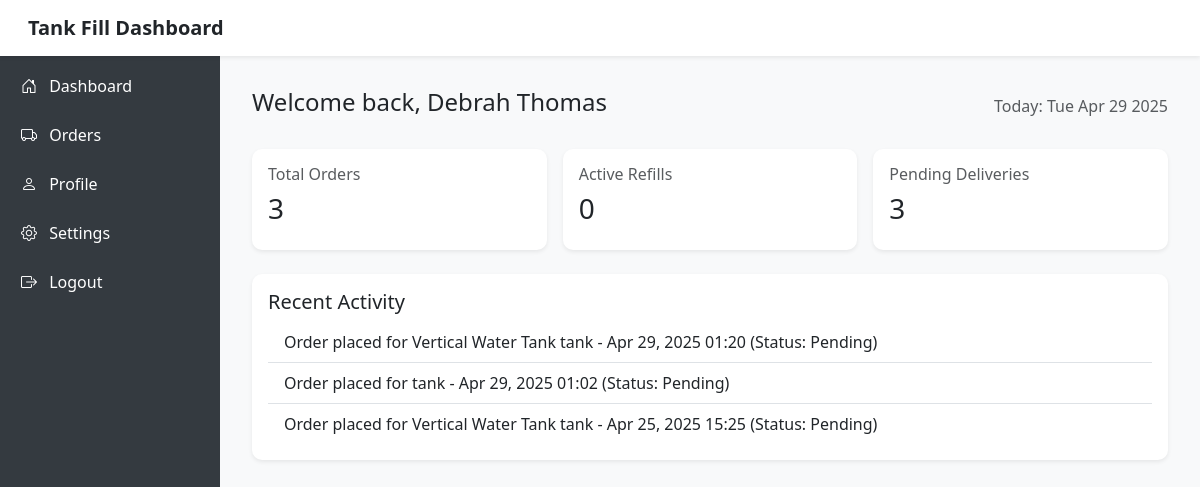
The page /customer_dashboard/ (signed in) on the database as committed earlier.
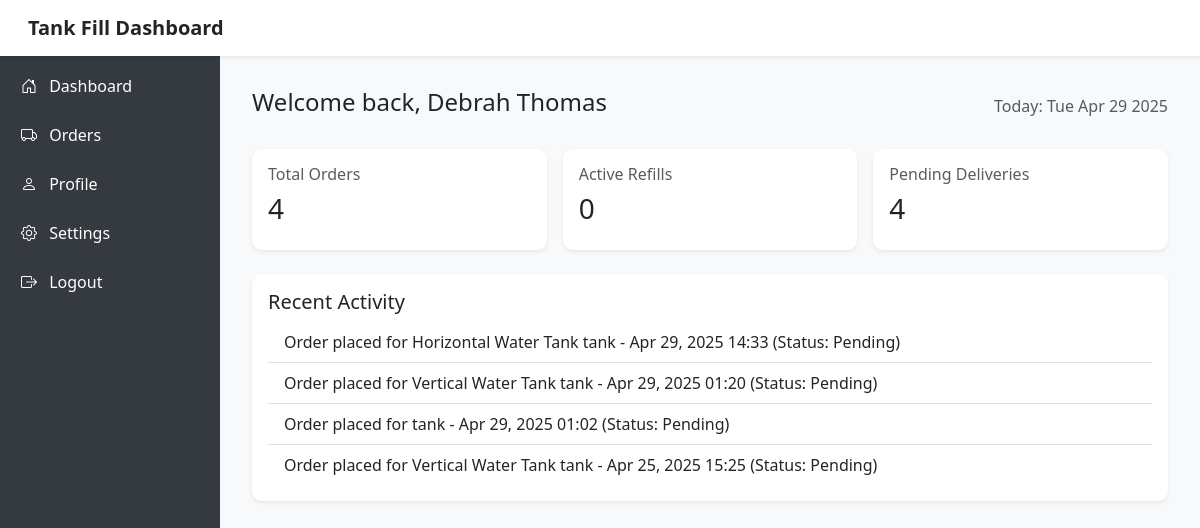
The same page on the database as committed later.
### authentication/models.py (models this page shows, shortened)
class Order(models.Model):
    order_id = UniqueIDField(primary_key=True, editable=False, unique=True)
    customer = models.ForeignKey(User, on_delete=models.CASCADE, related_name="orders", limit_choices_to={'is_customer': True})
    vendor = models.ForeignKey(Vendor, on_delete=models.CASCADE, related_name="orders")
    order_date = models.DateTimeField(auto_now_add=True)
    payment_method = models.CharField(max_length=100, choices=PAYMENT_METHODS)
    litres = models.CharField(max_length=100, null=True)
    tank_type = models.CharField(max_length=200, choices=TANK_CHOICES)
    status = models.CharField(
        max_length=20, choices=DELIVERY_STATUS, default='Pending'
    )
    is_complete = models.BooleanField(default=False)
    delivery_location = models.CharField(max_length=200, null=True, blank=True)

### authentication/views.py (the view)
# urls.py: path('customer_dashboard/', CustomerDashboard.as_view(), name='customer_dashboard'),
@method_decorator((login_required, customer_required), name='dispatch')
class CustomerDashboard(View):
    template_name = 'customer/customer_dashboard.html'
    def get(self, request,*args,**kwargs):
        orders = Order.objects.filter(customer=request.user).order_by('-order_date')
        completed_orders = orders.filter(is_complete=True)
        pending_orders = orders.filter(is_complete=False)
        active_refills = orders.filter(status='Delivered')
        context = {
            'orders': orders,
            'completed_orders_count': completed_orders.count(),
            'pending_orders_count': pending_orders.count(),
            'active_refills_count': active_refills.count(),
        }
        return render(request, self.template_name,context)

### authentication/models.py (called while the page is built)
    def get_full_name(self):
        return f"{self.full_name}"

### templates/customer/customer_dashboard.html (shortened to what this page needs)
<!DOCTYPE html>
<html lang="en">
<head>
  <link href="https://cdn.jsdelivr.net/npm/bootstrap@5.3.0/dist/css/bootstrap.min.css" rel="stylesheet"/>
  <link rel="stylesheet" href="https://cdn.jsdelivr.net/npm/bootstrap-icons@1.10.5/font/bootstrap-icons.css">
</head>
<body>
<nav class="navbar navbar-light bg-white shadow-sm p-3 sticky-top">
  <div class="container-fluid">
    <h5 class="mb-0 fw-bold">Tank Fill Dashboard</h5>
  </div>
</nav>
<div class="sidebar-desktop d-none d-md-block">
  <h4 class="mb-4">Tank Fill</h4>
  <a href="{% url 'customer_dashboard' %}"><i class="bi bi-house-door me-2"></i> Dashboard</a>
  <a href="{% url 'customer_orders' %}"><i class="bi bi-truck me-2"></i> Orders</a>
  <a href="#"><i class="bi bi-person me-2"></i> Profile</a>
  <a href="#"><i class="bi bi-gear me-2"></i> Settings</a>
  <a href="{% url 'logout' %}"><i class="bi bi-box-arrow-right me-2"></i> Logout</a>
</div>
<div class="main-content">
  <div class="d-flex justify-content-between align-items-center mb-4">
    <h2 class="h4">Welcome back, {{request.user.get_full_name}}</h2>
    <span class="text-muted">Today: <span id="date"></span></span>
  </div>
  <div class="row g-3 mb-4">
    <div class="col-sm-6 col-lg-4">
      <div class="card shadow-sm p-3">
        <h6 class="text-muted">Total Orders</h6>
        <h3>{{ orders.count }}</h3>
      </div>
    </div>
    <div class="col-sm-6 col-lg-4">
      <div class="card shadow-sm p-3">
        <h6 class="text-muted">Active Refills</h6>
        <h3>{{ active_refills_count }}</h3>
      </div>
    </div>
    <div class="col-sm-6 col-lg-4">
      <div class="card shadow-sm p-3">
        <h6 class="text-muted">Pending Deliveries</h6>
        <h3>{{ pending_orders_count }}</h3>
      </div>
    </div>
  </div>
  <div class="card shadow-sm p-3">
    <h5>Recent Activity</h5>
    <ul class="list-group list-group-flush">
      {% for order in orders|slice:":5" %}
        <li class="list-group-item">
          Order placed for {{ order.tank_type|title }} tank - {{ order.order_date|date:"M d, Y H:i" }} (Status: {{ order.status }})
        </li>
      {% empty %}
        <li class="list-group-item">No recent activities yet.</li>
      {% endfor %}
    </ul>
  </div>
</div>
</body>
</html>

Rows that differ between the two databases and show on the page:
added Order: tank_type "Horizontal Water Tank", order_date "Apr 29, 2025 14:33", status "Pending"
Other text that changed with them:
{{ orders.count }}: "3" → "4"
{{ pending_orders_count }}: "3" → "4"
